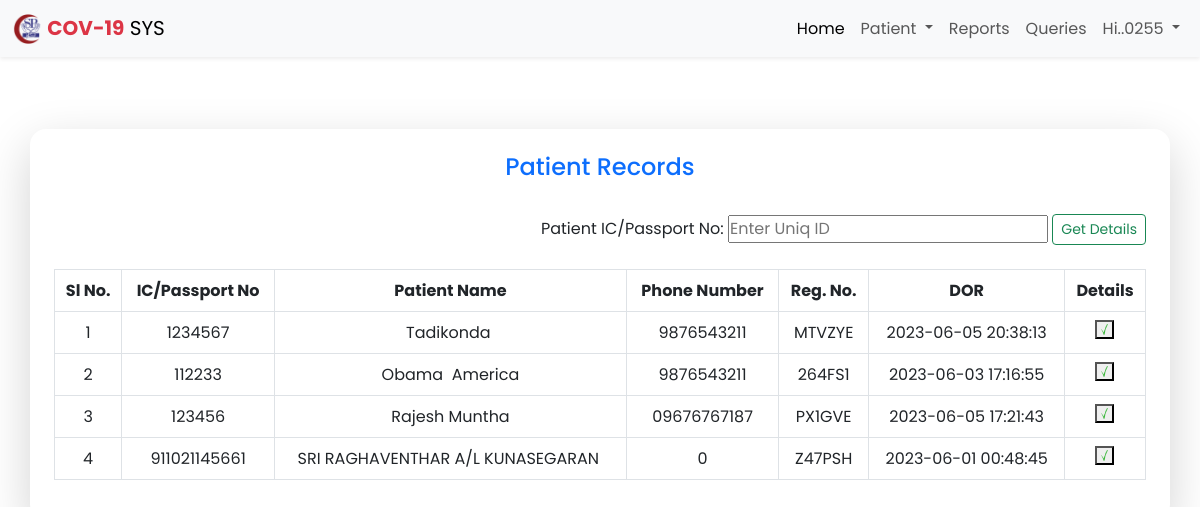
Screenshot of /patient_data_level_I_res.php (signed in) with the database file from the repository.
### tables this page shows
CREATE TABLE `patient` (
  `id` int(11) NOT NULL AUTO_INCREMENT,
  `f_name` varchar(100) NOT NULL,
  `l_name` varchar(200) NOT NULL,
  `gender` varchar(100) NOT NULL,
  `dob` varchar(100) NOT NULL,
  `icno` varchar(100) NOT NULL,
  `validation` varchar(100) NOT NULL,
  `phno` varchar(100) NOT NULL,
  `email` varchar(100) NOT NULL,
  `address` varchar(200) NOT NULL,
  `street` varchar(200) NOT NULL,
  `pincode` varchar(100) NOT NULL,
  `state` varchar(100) NOT NULL,
  `t_type` varchar(100) NOT NULL,
  `t_location` varchar(100) NOT NULL,
  `rm_online` varchar(100) NOT NULL,
  `rm_cash` varchar(100) NOT NULL,
  `p_mode` varchar(100) NOT NULL,
  `p_id` varchar(100) NOT NULL,
  `p_ref` varchar(100) NOT NULL,
  `reg_date` varchar(100) NOT NULL,
  `author` varchar(100) NOT NULL,
  `status` int(11) NOT NULL DEFAULT 0,
  `sys_date` varchar(100) NOT NULL,
  `time` timestamp NOT NULL DEFAULT current_timestamp() ON UPDATE current_timestamp(),
  PRIMARY KEY (`id`)
);

### patient_data_level_I_res.php (the view, shortened to what this page needs)
<?php
include_once("header_level-I.php");
include_once("conn.php");
?>
<!DOCTYPE html>
<html>
<head>
    <link href="https://cdn.jsdelivr.net/npm/bootstrap@5.3.0/dist/css/bootstrap.min.css" rel="stylesheet">
</head>
<section class="pt-5">
  <div class="container table-responsive p-4 shadow-lg rounded rounded-4">
    <h4 class=" text-center text-primary">Patient Records</h4>
    <div class="">
        <form action="" method="post" >
            <div class="float-end py-4">
                <span>Patient IC/Passport No: </span>
                <input type="text" class="" name="icno" placeholder="Enter Uniq ID" required=""/>
                <input type="submit" class="btn btn-outline-success btn-sm" name="submit" value="Get Details">
            </div>
        </form>
    </div>
    <table class="table table-responsive table-hover table-bordered">
        <?php
			$i=1;
			$icno = $_POST['icno'];
            $sqlSelect = mysqli_query($conn, "SELECT * FROM patient where icno like '%".$icno."%' order by id desc LIMIT 15"); ?>
      <thead>
        <tr class="text-center">
          <th scope="row"">Sl No.</th>
          <th>IC/Passport No</th>
          <th>Patient Name</th>
          <th>Phone Number</th>
          <th>Reg. No.</th>
          <th>DOR</th>
          <th>Details</th>
        </tr>
      </thead>
      <?php
        while ($row = mysqli_fetch_array($sqlSelect)) {
                    ?>
      <tbody>
      <tr class="text-center">
          <td><?php  echo $i; ?></td>
          <td><?php  echo strtoupper($row['icno']); ?></td>
          <td><?php  echo $row['f_name']. '&nbsp;'.$row['l_name'];?></td>
		  <td><?php  echo $row['phno']; ?></td>
          <td><?php  echo $row['validation']; ?></td>
          <td><?php  echo $row['time'];?></td>
		  <td><a href="patient_view.php?id=<?php echo $row["id"]; ?>" target="_blank"><button><img src="img/correct.gif" width="15" height="15"></button></td>
      </tr>
        <?php
			$i++;
                }
                ?>
      </tbody>
    </table>
  </div>
</section>
</body>
</html>

### css/style.css (style rules this page uses)
* { box-sizing: border-box; }
* { padding: 0px; margin: 0px; font-family: 'poppins', sans-serif; }

### rows the page displays
patient: icno "1234567", f_name "Tadikonda", phno "9876543211", validation "MTVZYE", time "2023-06-05 20:38:13"
patient: icno "112233", f_name "Obama", l_name "America", phno "9876543211", validation "264FS1", time "2023-06-03 17:16:55"
patient: icno "123456", f_name "Rajesh", l_name "Muntha", phno "09676767187", validation "PX1GVE", time "2023-06-05 17:21:43"
patient: icno "911021145661", f_name "SRI RAGHAVENTHAR A/L KUNASEGARAN", phno "0", validation "Z47PSH", time "2023-06-01 00:48:45"

### other values shown
$_SESSION['user_id'] "0255"
